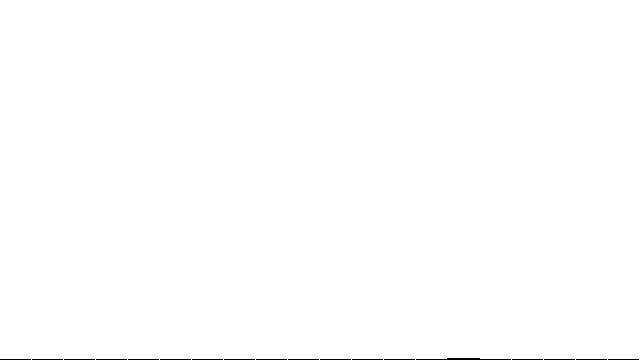
Frame 1 (no input)
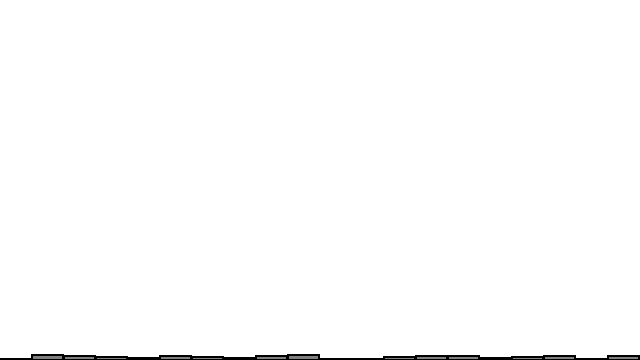
Frame 60 (no input)
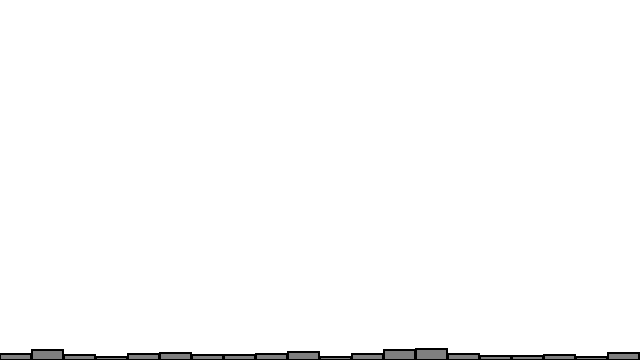
Frame 120 (the mouse pressed at the canvas centre since frame 60)

The p5.js sketch that drew these frames (run headless with seeded random() and noise() and a simulated clock; from frame 60 on, the mouse is pressed at the canvas centre):

// p5.js sketch
// ── sketch.js
// The Nature of Code
// Daniel Shiffman
// http://natureofcode.com

// An array to keep track of how often random numbers are picked

let randomCounts = [];
let total = 20;

function setup() {
  createCanvas(640, 360);
  for (let i = 0; i < total; i++) {
    randomCounts[i] = 0;
  }
}

function draw() {
  background(255);
  let index = floor(random(total));
  randomCounts[index]++;

  // Draw a rectangle to graph results
  stroke(0);
  strokeWeight(2);
  fill(127);
  let w = width / randomCounts.length;

  for (let x = 0; x < randomCounts.length; x++) {
    rect(x * w, height - randomCounts[x], w - 1, randomCounts[x]);
    // So that each bar starts over
    if (randomCounts[x] > height) randomCounts[x] = 0;
  }
}
